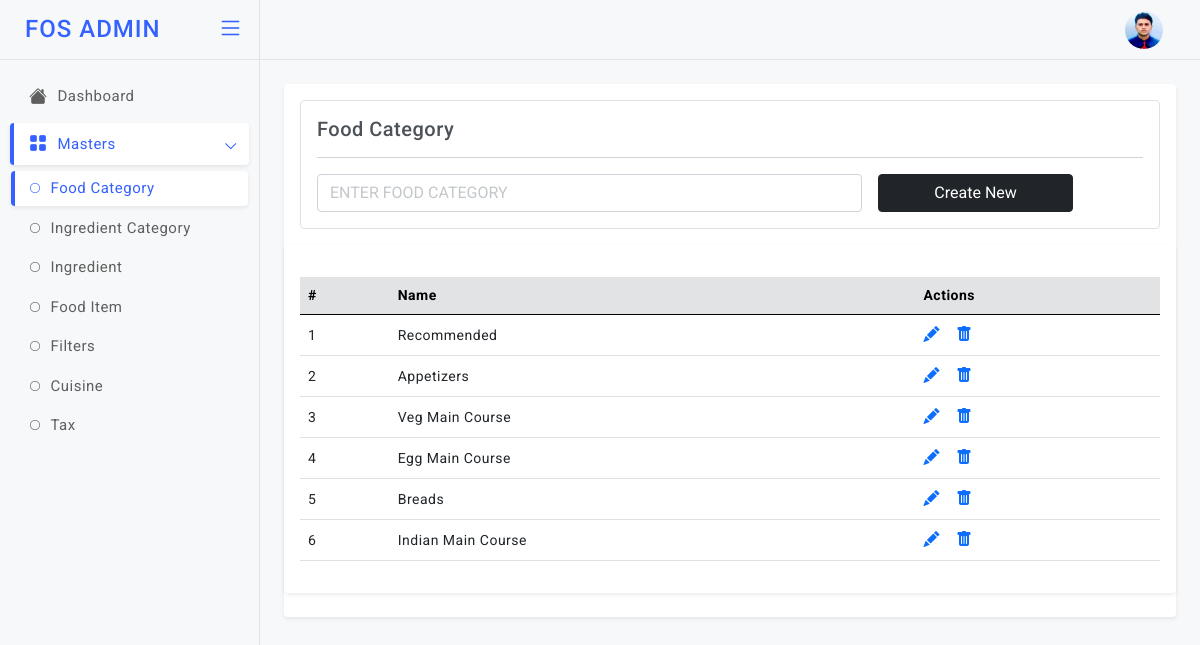
The app's page /foodcat (signed in), older data.
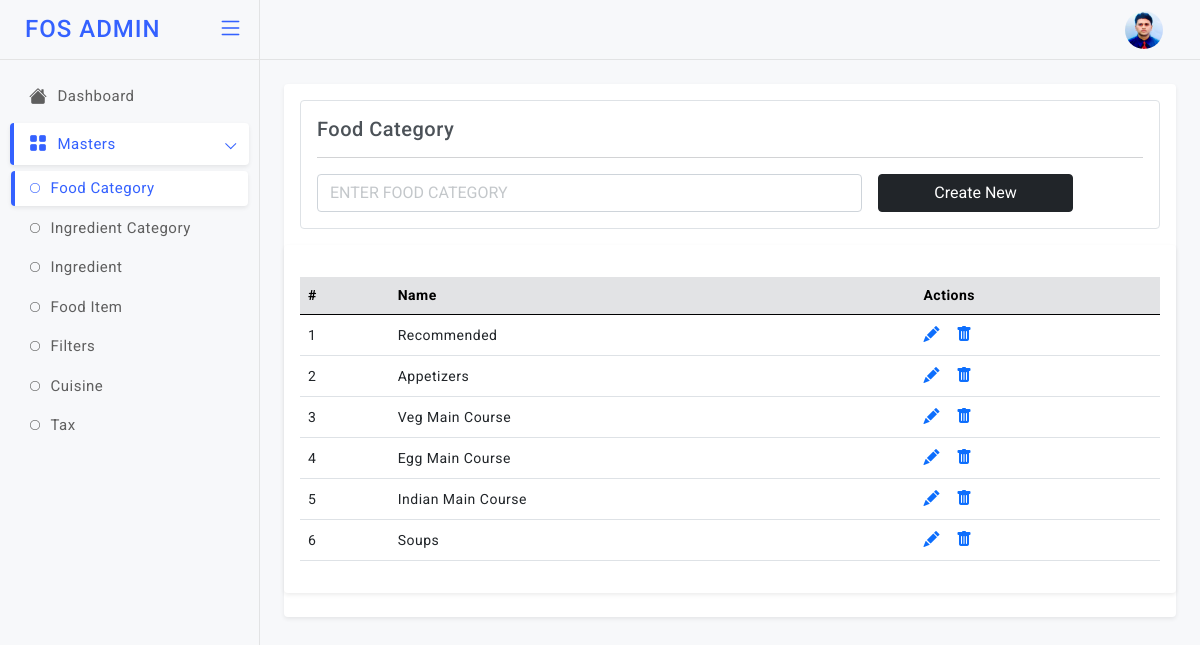
The same page, newer data.
### models.py (models this page shows)
class MenuCategory(db.Model):
    id=db.Column(db.Integer,primary_key=True)
    food_category_name=db.Column(db.String)

### app.py (the view)
@app.route('/foodcat', methods=["GET","POST"]) # End Point to Add & View the Menu Categories
def foodcat():
    if not settings.session.get("name"):
            return settings.redirect("/login")
    if settings.request.method=="POST":
        food_category_name = settings.request.form["food_category_name"]
        info=models.MenuCategory(food_category_name=food_category_name)
        db.session.add(info)
        db.session.commit()
    fetch=models.MenuCategory.query.all()
    return settings.render_template('admin/foodcat.html', getinfo=fetch)

### templates/admin/foodcat.html (shortened to what this page needs)
<!doctype html>
<html lang="en">
<head>
  <link href="static/admin-assets/plugins/simplebar/css/simplebar.css" rel="stylesheet" />
  <link href="static/admin-assets/plugins/perfect-scrollbar/css/perfect-scrollbar.css" rel="stylesheet" />
  <link href="static/admin-assets/plugins/metismenu/css/metisMenu.min.css" rel="stylesheet" />
  <link href="static/admin-assets/css/bootstrap.min.css" rel="stylesheet" />
  <link href="static/admin-assets/css/bootstrap-extended.css" rel="stylesheet" />
  <link href="static/admin-assets/css/style.css" rel="stylesheet" />
  <link href="static/admin-assets/css/icons.css" rel="stylesheet">
  <link rel="stylesheet" href="https://cdn.jsdelivr.net/npm/bootstrap-icons@1.5.0/font/bootstrap-icons.css">
	<link href="static/admin-assets/css/pace.min.css" rel="stylesheet" />
  <link href="static/admin-assets/css/dark-theme.css" rel="stylesheet" />
  <link href="static/admin-assets/css/light-theme.css" rel="stylesheet" />
  <link href="static/admin-assets/css/semi-dark.css" rel="stylesheet" />
  <link href="static/admin-assets/css/header-colors.css" rel="stylesheet" />
</head>
<body>
  <div class="wrapper">
      <header class="top-header">
        <nav class="navbar navbar-expand gap-3">
            <div class="top-navbar-right ms-auto">
              <ul class="navbar-nav align-items-center">
              <li class="nav-item dropdown dropdown-user-setting">
                <a class="nav-link dropdown-toggle dropdown-toggle-nocaret" href="#" data-bs-toggle="dropdown">
                  <div class="user-setting d-flex align-items-center">
                    <img src="static/admin-assets/images/avatars/rids.jpg" class="user-img" alt="">
                  </div>
                </a>
              </li>
              </ul>
              </div>
        </nav>
      </header>
        <aside class="sidebar-wrapper" data-simplebar="true">
          <div class="sidebar-header">
            <div>
              <h4 class="logo-text">FOS ADMIN</h4>
            </div>
            <div class="toggle-icon ms-auto"> <i class="bi bi-list"></i>
            </div>
          </div>
          <ul class="metismenu" id="menu">
            <li>
              <a href="javascript:;">
                <div class="parent-icon"><i class="bi bi-house-fill"></i>
                </div>
                <div class="menu-title">Dashboard</div>
              </a>
            </li>
            <li>
              <a href="javascript:;" class="has-arrow">
                <div class="parent-icon"><i class="bi bi-grid-fill"></i>
                </div>
                <div class="menu-title">Masters</div>
              </a>
              <ul>
                <li> <a href="/foodcat"><i class="bi bi-circle"></i>Food Category</a></li>
                <li> <a href="/ingcat"><i class="bi bi-circle"></i>Ingredient Category</a></li>
                <li> <a href="/ing"><i class="bi bi-circle"></i>Ingredient</a></li>
                <li> <a href="/fooditem"><i class="bi bi-circle"></i>Food Item</a></li>
                <li> <a href="/filters"><i class="bi bi-circle"></i>Filters</a></li>
                <li> <a href="/cusin"><i class="bi bi-circle"></i>Cuisine</a></li>
                <li> <a href="/tax"><i class="bi bi-circle"></i>Tax</a></li>
               </ul>
            </li>
          </ul>
       </aside>
          <main class="page-content">
            <div class="card">
              <div class="card-body">
                <div class="border p-3 rounded">
                  <h5 class="mb-0">Food Category</h5>
                <hr/>
                <form class="row g-3" method="post">
                  <div class="col-8">
                    <input type="text" class="form-control" placeholder="ENTER FOOD CATEGORY" name="food_category_name">
                  </div>
                     <div class="col-3">
                    <div class="d-grid">
                      <button type="submit" class="btn btn-dark submitForm">Create New</button>
                    </div>
                  </div>
                </form>
              </div>
              </div>
               <div class="card">
                 <div class="card-body">
                   <div class="table-responsive mt-3">
                     <table class="table align-middle">
                       <thead class="table-secondary">
                         <tr>
                          <th>#</th>
                          <th>Name</th>
                          <th>Actions</th>
                         </tr>
                       </thead>
                       <tbody>
                        {% for i in getinfo %}
                         <tr>
                          <td>{{loop.index}}</td>
                           <td>
                             <p class="mb-0">{{i["food_category_name"]}}</p>
                           </td>
                            <td>
                             <div class="table-actions d-flex align-items-center gap-3 fs-6">
                              <a href="/foodcatupdate?id={{i['id']}}"><i class="bi bi-pencil-fill"></i></a>
                               <a href="/foodcatdel/{{i['id']}}"><i class="bi bi-trash-fill"></i></a>
                             </div>
                           </td>
                         </tr>
                         {% endfor %}
                       </tbody>
                     </table>
                   </div>
                 </div>
               </div>
          </main>
  </div>
</body>
</html>

### static/admin-assets/css/style.css (style rules this page uses)
body { font-size: 14px; color: #4c5258; letter-spacing: .5px; font-family: Roboto, sans-serif; background-color: #f7f8fa; overflow-x: hidden; }
.wrapper { width: auto; position: relative }
a { text-decoration: none; }
::placeholder { opacity: 0.4 !important; }
.top-header .navbar { position: fixed; top: 0; left: 260px; right: 0; background-color: #f7f8fa; border-bottom: 1px solid #e2e3e4; background-clip: padding-box; height: 60px; z-index: 10; padding: 0 1.5rem; transition: all .2s; }
.top-header .navbar .top-navbar-right .nav-link { color: #293445; font-size: 18px; font-weight: 500; padding-right: .8rem; padding-left: .8rem; }
.dropdown-toggle-nocaret:after { display: none }
.top-header .navbar .user-img { width: 38px; height: 38px; padding: 0px; border-radius: 50%; }
.sidebar-wrapper { position: fixed; top: 0; left: 0; width: 260px; height: 100%; background-color: #f7f8fa; background-clip: padding-box; border-right: 1px solid #e2e3e4; transition: all .2s; z-index: 16; }
.sidebar-wrapper .sidebar-header { width: 260px; height: 60px; display: flex; align-items: center; position: fixed; top: 0; bottom: 0; padding: 0 15px; z-index: 5; background: #f7f8fa; border-right: 1px solid #e2e3e4; border-bottom: 1px solid #e4e4e4; background-clip: padding-box; transition: all .2s; }
.sidebar-wrapper .sidebar-header .logo-text { font-size: 24px; margin-left: 10px; margin-bottom: 0; letter-spacing: 1px; color: #3461ff; }
.toggle-icon { font-size: 26px; cursor: pointer; color: #3461ff; }
.sidebar-wrapper ul { padding: 0; margin: 0; list-style: none; background: 0 0 }
.sidebar-wrapper .metismenu { background: 0 0; display: -webkit-box; display: -ms-flexbox; display: flex; padding: 10px; margin-top: 60px; -webkit-box-orient: vertical; -webkit-box-direction: normal; -ms-flex-direction: column; flex-direction: column }
.sidebar-wrapper .metismenu li+li { margin-top: 5px }
.sidebar-wrapper .metismenu li:first-child { margin-top: 5px }
.sidebar-wrapper .metismenu li:last-child { margin-bottom: 5px }
.sidebar-wrapper .metismenu>li { display: -webkit-box; display: -ms-flexbox; display: flex; -webkit-box-orient: vertical; -webkit-box-direction: normal; -ms-flex-direction: column; flex-direction: column; position: relative }
.sidebar-wrapper .metismenu a { position: relative; display: flex; align-items: center; justify-content: left; padding: 10px 15px; border-radius: 4px; font-size: 15px; color: #5f5f5f; outline-width: 0; text-overflow: ellipsis; overflow: hidden; letter-spacing: .5px; border-left: 4px solid rgb(255 255 255 / 0%); transition: all .2s ease-out }
.sidebar-wrapper .metismenu a .parent-icon { font-size: 18px; line-height: 1 }
.sidebar-wrapper .metismenu a .menu-title { margin-left: 10px }
.sidebar-wrapper .metismenu ul a { padding: 6px 15px 6px 15px; font-size: 15px; border: 0; border-left: 4px solid rgb(255 255 255 / 0%); }
.sidebar-wrapper .metismenu ul a i { margin-right: 10px; font-size: 10px; }
.sidebar-wrapper .metismenu ul { border: 1px solid #ffffff00; background: rgb(255 255 255 / 0%); }
.sidebar-wrapper .metismenu .mm-active>a, .sidebar-wrapper .metismenu a:active, .sidebar-wrapper .metismenu a:focus, .sidebar-wrapper .metismenu a:hover { color: #3461ff; text-decoration: none; background-color: rgb(255 255 255); border-left: 4px solid #3461ff; box-shadow: 0 0.125rem 0.25rem rgb(0 0 0 / 8%); }
.metismenu .has-arrow:after { position: absolute; content: ""; width: .5em; height: .5em; border-style: solid; border-width: 1.2px 0 0 1.2px; border-color: initial; right: 15px; transform: rotate(-45deg) translateY(-50%); transform-origin: top; top: 50%; transition: all .3s ease-out }
.page-content { margin-left: 260px; margin-top: 60px; padding: 1.5rem; transition: all .2s; }
.table-responsive { white-space: nowrap; }

Row changes from the older to the newer data that the page shows:
removed MenuCategory: food_category_name "Breads"
added MenuCategory: food_category_name "Soups"
